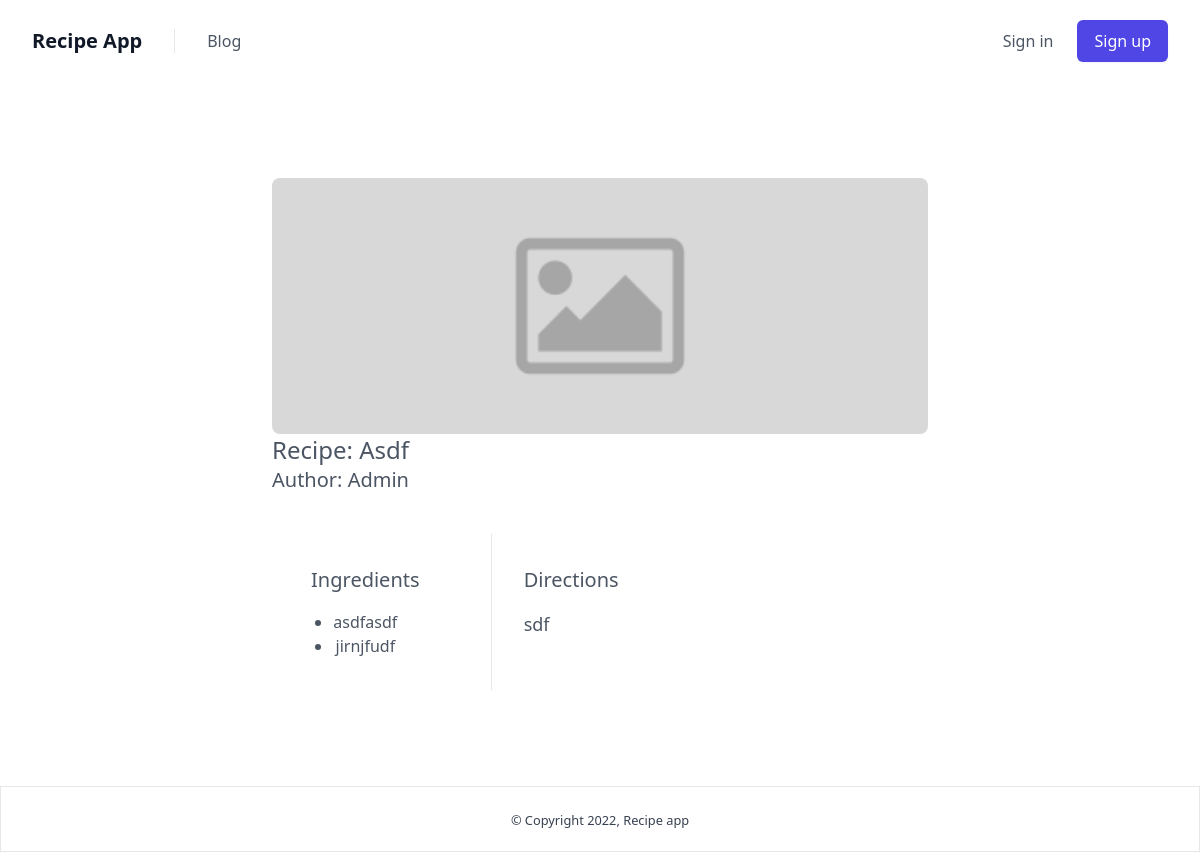
Screenshot of /detail/24/ with the database file from the repository.
### recipe/models.py (models this page shows, shortened)
class Recipe(models.Model):
    author = models.ForeignKey(settings.AUTH_USER_MODEL, related_name='author', on_delete=models.CASCADE)
    name = models.CharField(max_length=255)
    image = models.ImageField(upload_to='uploads/', null=True, blank=True)
    directions = models.TextField()
    updated = models.DateTimeField(auto_now_add=True)
    created = models.DateTimeField(auto_now=True)
    @property
    def get_image(self):
        if not self.image:
            return '/media/uploads/placeholder-image.png'
        return self.image.url

class Ingredient(models.Model):
    recipe = models.ForeignKey(Recipe, related_name='ingredients', on_delete=models.CASCADE)
    name = models.CharField(max_length=100)
    updated = models.DateTimeField(auto_now_add=True)
    created = models.DateTimeField(auto_now=True)

### account/models.py (models this page shows, shortened)
class Account(AbstractBaseUser, PermissionsMixin):
    email = models.EmailField(verbose_name='email', max_length=60, unique=True)
    username = models.CharField(max_length=30, unique=True)
    date_joined = models.DateTimeField(verbose_name='date joined', auto_now_add=True)
    last_login = models.DateTimeField(verbose_name='last login', auto_now=True)
    is_admin = models.BooleanField(default=False)
    is_active = models.BooleanField(default=True)
    is_staff = models.BooleanField(default=False)
    is_superuser = models.BooleanField(default=False)
    USERNAME_FIELD = 'email'
    REQUIRED_FIELDS = ['username']
    objects = MyAccountManager()
    def __str__(self):
        return self.username

### recipe/views.py (the view)
# urls.py: path('detail/<int:pk>/', views.DetailView.as_view(), name='detail'),
class DetailView(View):
    def get(self, request, pk):
        recipe = Recipe.objects.get(pk=pk)
        context = {
            'recipe': recipe
        }
        return render(request, 'detail_view.html', context)

### templates/detail_view.html
{% extends 'base.html' %}
{% block content %}
<section class="text-gray-600 body-font">
  <div class="container px-5 py-24 mx-auto flex flex-col">
    <div class="lg:w-4/6 mx-auto">
      <div class="rounded-lg h-64 overflow-hidden">
        <img alt="content" class="object-cover object-center h-full w-full" src="{{ recipe.get_image }}">
      </div>
      <div class="text-2xl">Recipe: {{recipe.name|title}}</div>
      <div class="text-xl">Author: {{recipe.author|title}}</div>
      <div class="flex flex-col sm:flex-row mt-10">
        <div class="sm:w-1/3 text-center sm:pr-8 sm:py-8">
          <div class="flex flex-col items-center text-center justify-center">
            <h2 class="mb-4 font-medium title-font text-xl">Ingredients</h2>
            <ul class="list-disc">
              {% for ingredient in recipe.ingredients.all %}
                <li>{{ ingredient.name }}</li>
              {% endfor %}
            </ul>
          </div>
        </div>
        <div class="sm:w-2/3 sm:pl-8 sm:py-8 sm:border-l border-gray-200 sm:border-t-0 border-t pt-4 sm:mt-0 text-center sm:text-left">
          <p class="text-xl mb-4">Directions</p>
          <p class="leading-relaxed text-lg mb-4">{{recipe.directions}}</p>
        </div>
      </div>
    </div>
  </div>
</section>
{% endblock content %}

### rows the page displays
Recipe: name "Asdf", author "Admin", directions "sdf"
Ingredient: name "asdfasdf"
Ingredient: name "jirnjfudf"
